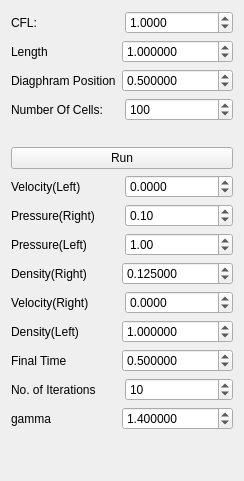
            <widget class="QWidget" name="tab_potInput_2">
             <attribute name="title">
              <string>Input</string>
             </attribute>
             <layout class="QVBoxLayout" name="verticalLayout_7">
              <item>
               <layout class="QHBoxLayout" name="horizontalLayout_19">
                <item>
                 <widget class="QLabel" name="label_cfl">
                  <property name="text">
                   <string>CFL:</string>
                  </property>
                  <property name="buddy">
                   <cstring>doubleSpinBox_CFL</cstring>
                  </property>
                 </widget>
                </item>
                <item>
                 <widget class="QDoubleSpinBox" name="doubleSpinBox_CFL">
                  <property name="decimals">
                   <number>4</number>
                  </property>
                  <property name="minimum">
                   <double>0.000000000000000</double>
                  </property>
                  <property name="maximum">
                   <double>100000.000000000000000</double>
                  </property>
                  <property name="singleStep">
                   <double>0.100000000000000</double>
                  </property>
                  <property name="value">
                   <double>1.000000000000000</double>
                  </property>
                 </widget>
                </item>
               </layout>
              </item>
              <item>
               <layout class="QHBoxLayout" name="horizontalLayout_20">
                <item>
                 <widget class="QLabel" name="label_cfdLength">
                  <property name="text">
                   <string>Length</string>
                  </property>
                  <property name="buddy">
                   <cstring>doubleSpinBox_cfdLength</cstring>
                  </property>
                 </widget>
                </item>
                <item>
                 <widget class="QDoubleSpinBox" name="doubleSpinBox_cfdLength">
                  <property name="decimals">
                   <number>6</number>
                  </property>
                  <property name="minimum">
                   <double>0.000000000000000</double>
                  </property>
                  <property name="maximum">
                   <double>1000000000.000000000000000</double>
                  </property>
                  <property name="singleStep">
                   <double>1.000000000000000</double>
                  </property>
                  <property name="value">
                   <double>1.000000000000000</double>
                  </property>
                 </widget>
                </item>
               </layout>
              </item>
              <item>
               <layout class="QHBoxLayout" name="horizontalLayout_21">
                <item>
                 <widget class="QLabel" name="label_cfdDiaphramPosition">
                  <property name="text">
                   <string>Diagphram Position</string>
                  </property>
                  <property name="buddy">
                   <cstring>doubleSpinBox_cfdDiphrmPostn</cstring>
                  </property>
                 </widget>
                </item>
                <item>
                 <widget class="QDoubleSpinBox" name="doubleSpinBox_cfdDiphrmPostn">
                  <property name="decimals">
                   <number>6</number>
                  </property>
                  <property name="minimum">
                   <double>0.000000000000000</double>
                  </property>
                  <property name="maximum">
                   <double>1000000000.000000000000000</double>
                  </property>
                  <property name="singleStep">
                   <double>1.000000000000000</double>
                  </property>
                  <property name="value">
                   <double>0.500000000000000</double>
                  </property>
                 </widget>
                </item>
               </layout>
              </item>
              <item>
               <layout class="QHBoxLayout" name="horizontalLayout_22">
                <item>
                 <widget class="QLabel" name="label_cfdNoOfCells">
                  <property name="text">
                   <string>Number Of Cells:</string>
                  </property>
                  <property name="buddy">
                   <cstring>doubleSpinBox_cfdcellNum</cstring>
                  </property>
                 </widget>
                </item>
                <item>
                 <widget class="QDoubleSpinBox" name="doubleSpinBox_cfdcellNum">
                  <property name="decimals">
                   <number>0</number>
                  </property>
                  <property name="minimum">
                   <double>1.000000000000000</double>
                  </property>
                  <property name="maximum">
                   <double>1000000000.000000000000000</double>
                  </property>
                  <property name="singleStep">
                   <double>10.000000000000000</double>
                  </property>
                  <property name="value">
                   <double>100.000000000000000</double>
                  </property>
                 </widget>
                </item>
               </layout>
              </item>
              <item>
               <spacer name="horizontalSpacer_9">
                <property name="orientation">
                 <enum>Qt::Horizontal</enum>
                </property>
                <property name="sizeHint" stdset="0">
                 <size>
                  <width>40</width>
                  <height>20</height>
                 </size>
                </property>
               </spacer>
              </item>
              <item>
               <widget class="QPushButton" name="pushButton_cfdSimulate">
                <property name="text">
                 <string>Run</string>
                </property>
               </widget>
              </item>
              <item>
               <layout class="QHBoxLayout" name="horizontalLayout_28">
                <item>
                 <widget class="QLabel" name="label_uL_2">
                  <property name="midLineWidth">
                   <number>1</number>
                  </property>
                  <property name="text">
                   <string>Velocity(Left)</string>
                  </property>
                  <property name="buddy">
                   <cstring>doubleSpinBox_cfdDiphrmPostn</cstring>
                  </property>
                 </widget>
                </item>
                <item>
                 <widget class="QDoubleSpinBox" name="doubleSpinBox_cfduL">
                  <property name="decimals">
                   <number>4</number>
                  </property>
                  <property name="minimum">
                   <double>-1000000000.000000000000000</double>
                  </property>
                  <property name="maximum">
                   <double>1000000000.000000000000000</double>
                  </property>
                  <property name="singleStep">
                   <double>10.000000000000000</double>
                  </property>
                  <property name="value">
                   <double>0.000000000000000</double>
                  </property>
                 </widget>
                </item>
               </layout>
              </item>
              <item>
               <layout class="QHBoxLayout" name="horizontalLayout_46">
                <item>
                 <widget class="QLabel" name="label_cfdDiaphramPosition_15">
                  <property name="text">
                   <string>Pressure(Right)</string>
                  </property>
                  <property name="buddy">
                   <cstring>doubleSpinBox_cfdDiphrmPostn</cstring>
                  </property>
                 </widget>
                </item>
                <item>
                 <widget class="QDoubleSpinBox" name="doubleSpinBox_cfdpresR">
                  <property name="minimum">
                   <double>0.000000000000000</double>
                  </property>
                  <property name="maximum">
                   <double>1000000000.000000000000000</double>
                  </property>
                  <property name="singleStep">
                   <double>100.000000000000000</double>
                  </property>
                  <property name="value">
                   <double>0.100000000000000</double>
                  </property>
                 </widget>
                </item>
               </layout>
              </item>
              <item>
               <layout class="QHBoxLayout" name="horizontalLayout_27">
                <item>
                 <widget class="QLabel" name="label_cfdDiaphramPosition_5">
                  <property name="text">
                   <string>Pressure(Left)</string>
                  </property>
                  <property name="buddy">
                   <cstring>doubleSpinBox_cfdDiphrmPostn</cstring>
                  </property>
                 </widget>
                </item>
                <item>
                 <widget class="QDoubleSpinBox" name="doubleSpinBox_cfdpresL">
                  <property name="minimum">
                   <double>0.000000000000000</double>
                  </property>
                  <property name="maximum">
                   <double>1000000000.000000000000000</double>
                  </property>
                  <property name="singleStep">
                   <double>100.000000000000000</double>
                  </property>
                  <property name="value">
                   <double>1.000000000000000</double>
                  </property>
                 </widget>
                </item>
               </layout>
              </item>
              <item>
               <layout class="QHBoxLayout" name="horizontalLayout_45">
                <item>
                 <widget class="QLabel" name="label_cfdrhoL_4">
                  <property name="text">
                   <string>Density(Right)</string>
                  </property>
                  <property name="buddy">
                   <cstring>doubleSpinBox_cfdDiphrmPostn</cstring>
                  </property>
                 </widget>
                </item>
                <item>
                 <widget class="QDoubleSpinBox" name="doubleSpinBox_cfdrhoR">
                  <property name="decimals">
                   <number>6</number>
                  </property>
                  <property name="minimum">
                   <double>0.000000000000000</double>
                  </property>
                  <property name="maximum">
                   <double>1000000000.000000000000000</double>
                  </property>
                  <property name="singleStep">
                   <double>1.000000000000000</double>
                  </property>
                  <property name="value">
                   <double>0.125000000000000</double>
                  </property>
                 </widget>
                </item>
               </layout>
              </item>
              <item>
               <layout class="QHBoxLayout" name="horizontalLayout_44">
                <item>
                 <widget class="QLabel" name="label_uL_4">
                  <property name="midLineWidth">
                   <number>1</number>
                  </property>
                  <property name="text">
                   <string>Velocity(Right)</string>
                  </property>
                  <property name="buddy">
                   <cstring>doubleSpinBox_cfdDiphrmPostn</cstring>
                  </property>
                 </widget>
                </item>
                <item>
                 <widget class="QDoubleSpinBox" name="doubleSpinBox_cfduR">
                  <property name="decimals">
                   <number>4</number>
                  </property>
                  <property name="minimum">
                   <double>-999999999.000000000000000</double>
                  </property>
                  <property name="maximum">
                   <double>1000000000.000000000000000</double>
                  </property>
                  <property name="singleStep">
                   <double>10.000000000000000</double>
                  </property>
                  <property name="value">
                   <double>0.000000000000000</double>
                  </property>
                 </widget>
                </item>
               </layout>
              </item>
              <item>
               <layout class="QHBoxLayout" name="horizontalLayout_26">
                <item>
                 <widget class="QLabel" name="label_cfdrhoL_2">
                  <property name="text">
                   <string>Density(Left)</string>
                  </property>
                  <property name="buddy">
                   <cstring>doubleSpinBox_cfdDiphrmPostn</cstring>
                  </property>
                 </widget>
                </item>
                <item>
                 <widget class="QDoubleSpinBox" name="doubleSpinBox_cfdrhoL">
                  <property name="decimals">
                   <number>6</number>
                  </property>
                  <property name="minimum">
                   <double>0.000000000000000</double>
                  </property>
                  <property name="maximum">
                   <double>1000000000.000000000000000</double>
                  </property>
                  <property name="singleStep">
                   <double>1.000000000000000</double>
                  </property>
                  <property name="value">
                   <double>1.000000000000000</double>
                  </property>
                 </widget>
                </item>
               </layout>
              </item>
              <item>
               <layout class="QHBoxLayout" name="horizontalLayout_48">
                <item>
                 <widget class="QLabel" name="label_cfdtf">
                  <property name="text">
                   <string>Final Time</string>
                  </property>
                  <property name="buddy">
                   <cstring>doubleSpinBox_cfdDiphrmPostn</cstring>
                  </property>
                 </widget>
                </item>
                <item>
                 <widget class="QDoubleSpinBox" name="doubleSpinBox_cfdtf">
                  <property name="decimals">
                   <number>6</number>
                  </property>
                  <property name="minimum">
                   <double>0.000000000000000</double>
                  </property>
                  <property name="maximum">
                   <double>1000000000.000000000000000</double>
                  </property>
                  <property name="singleStep">
                   <double>100.000000000000000</double>
                  </property>
                  <property name="value">
                   <double>0.500000000000000</double>
                  </property>
                 </widget>
                </item>
               </layout>
              </item>
              <item>
               <layout class="QHBoxLayout" name="horizontalLayout_49">
                <item>
                 <widget class="QLabel" name="label_cfdDiaphramPosition_18">
                  <property name="text">
                   <string>No. of Iterations</string>
                  </property>
                  <property name="buddy">
                   <cstring>doubleSpinBox_cfdDiphrmPostn</cstring>
                  </property>
                 </widget>
                </item>
                <item>
                 <widget class="QDoubleSpinBox" name="doubleSpinBox_cfditrf">
                  <property name="decimals">
                   <number>0</number>
                  </property>
                  <property name="minimum">
                   <double>0.000000000000000</double>
                  </property>
                  <property name="maximum">
                   <double>1000000000.000000000000000</double>
                  </property>
                  <property name="singleStep">
                   <double>100.000000000000000</double>
                  </property>
                  <property name="value">
                   <double>10.000000000000000</double>
                  </property>
                 </widget>
                </item>
               </layout>
              </item>
              <item>
               <layout class="QHBoxLayout" name="horizontalLayout_50">
                <item>
                 <widget class="QLabel" name="label_cfdDiaphramPosition_19">
                  <property name="text">
                   <string>gamma</string>
                  </property>
                  <property name="buddy">
                   <cstring>doubleSpinBox_cfdDiphrmPostn</cstring>
                  </property>
                 </widget>
                </item>
                <item>
                 <widget class="QDoubleSpinBox" name="doubleSpinBox_cfdgamma">
                  <property name="decimals">
                   <number>6</number>
                  </property>
                  <property name="minimum">
                   <double>0.000000000000000</double>
                  </property>
                  <property name="maximum">
                   <double>1000000000.000000000000000</double>
                  </property>
                  <property name="singleStep">
                   <double>0.100000000000000</double>
                  </property>
                  <property name="value">
                   <double>1.400000000000000</double>
                  </property>
                 </widget>
                </item>
               </layout>
              </item>
              <item>
               <spacer name="verticalSpacer_2">
                <property name="orientation">
                 <enum>Qt::Vertical</enum>
                </property>
                <property name="sizeHint" stdset="0">
                 <size>
                  <width>20</width>
                  <height>40</height>
                 </size>
                </property>
               </spacer>
              </item>
             </layout>
            </widget>
